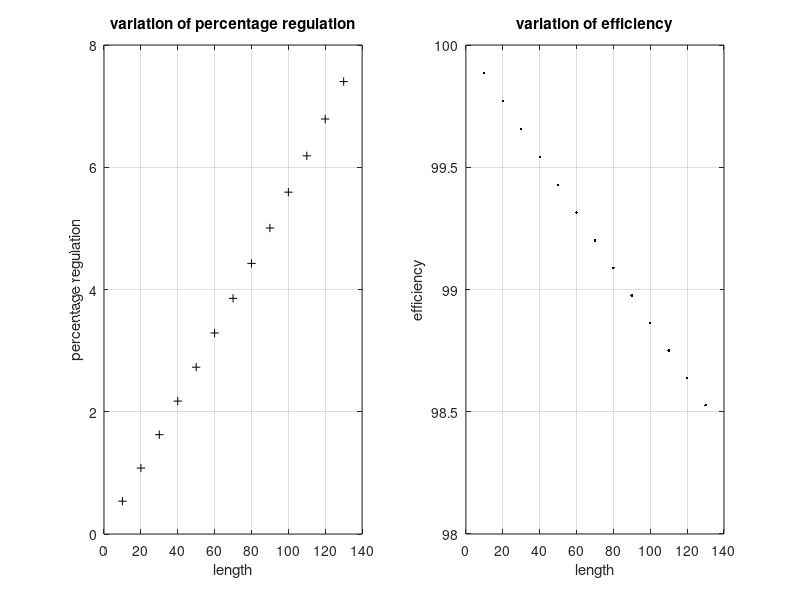

This figure's MATLAB source:
% D:\314126514017\med_trans_end_capactance.m

% problem:
% A 345kV 3 phase Transmission line is 130km long. The resistance per phase
% is 0.036 ohm/km, the inductance per phase if 0.8mH/km. The shunt
% capacitance is 0.01102 microF/km. The receiving end load is 270MVA with
% 0.8PF lagging at 325kV. use
% a) end capacitance method

% MATLAB program for medium line model
% lagging power factor

% initial clearing
% -----------------------------
clc;
%   clear all;
close all;
% -----------------------------

% given values
% resistance per kilometre length of line
resistance = 0.036;

% inductance per kilometre length of line
inductance = 0.8e-3; % 1.3263 mH
% disp(inductance);

% system frequency
f = 60;

% system inductive reactance
x = 2 * pi * f * inductance;
% disp(x);
capacitance = 0.0112e-6;
y = 1j * 2 * pi * f * capacitance;

% k is for the length and traversing of the vector len;
k = 1;

% Sr receiving end power
% apparent 3 phase
S_r = 270e+6; % 381MVA

% Vr --> voltage receiving end per phase
V_r = (325e3 / sqrt(3));

% load power factor
PF = 0.8;

% power factor angle
Pfr_angle = acos(PF); % cos-1(0.8)
% disp('power factor angle');
% disp(Pfr_angle);

% receiving end current per phase
% Ir_mag = ((S_r * PF) / (sqrt(3) * V_r * PF))
Ir_mag = (S_r / (3 * V_r));
% receiving end power
P_r = S_r * PF;    

I_r = Ir_mag * (cos(Pfr_angle) - (1j * sin(Pfr_angle)));
% disp('I_r');
% disp(I_r);

% preallocating arrays for faster computation
% the matlab way
percent_regulation = zeros(1, 13);
losses = zeros(1, 13);
total_losses = zeros(1, 13);
efficiency = zeros(1, 13);
len = zeros(1, 13);

for l = 10 : 10 : 130
    % resistance per phase
    R = resistance * l;
    
    % reactance per phase
    X = x * l;
    
    Y = y * l;
    % impedance
    Z = complex(R, X);
    
    % voltage at the sending end
    V_s = (((1 + Y * Z) * V_r) + (Z * I_r));
    
    V_no_load = (V_s / (1 + (Y * Z)));
    
    % current at the sending end
    I_s = ((Y * V_r) + I_r);
    
    % percentage regulation
    percent_regulation(k) = ((abs(V_no_load) - abs(V_r)) / abs(V_r)) * 100;
    
    % per phase losses
    losses(k) = (Ir_mag ^ 2) * resistance * l;
    total_losses(k) = 3 * losses(k);
    
    efficiency(k) = (P_r / (P_r + total_losses(k))) * 100;
    
    len(k) = l;
    k = k + 1;
    V_s = abs(V_s);
    I_s = abs(I_s);
end

disp('length');
disp(len);
disp('percentage regulation');
disp(percent_regulation);

disp('power at the sending end');
disp(P_r + total_losses(13));

disp('efficiency');
disp(efficiency);

disp('voltage at sending end');
disp(V_s);

disp('current at receiving end');
disp(I_r);


% plot showing the percentage regulation
subplot(1, 2, 1), plot(len, percent_regulation, 'k+')
xlabel('length'), ylabel('percentage regulation')
title('variation of percentage regulation'), grid on

% plot showing the efficiency
subplot(1, 2, 2), plot(len, efficiency, 'k.')
xlabel('length'), ylabel('efficiency')
title('variation of efficiency'), grid on